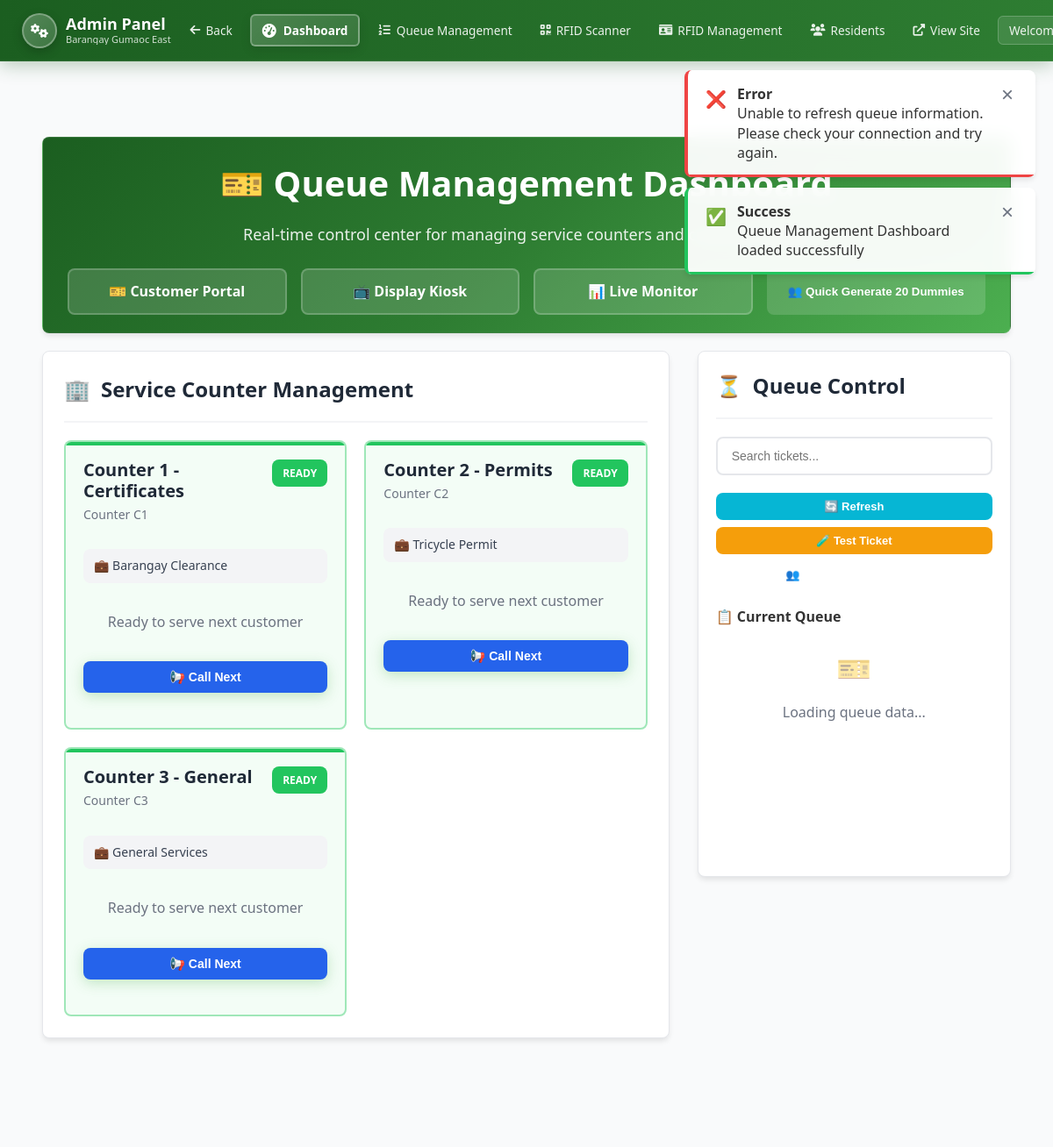
The page /admin/queue-admin.php (signed in, upper part) on the database as committed earlier.
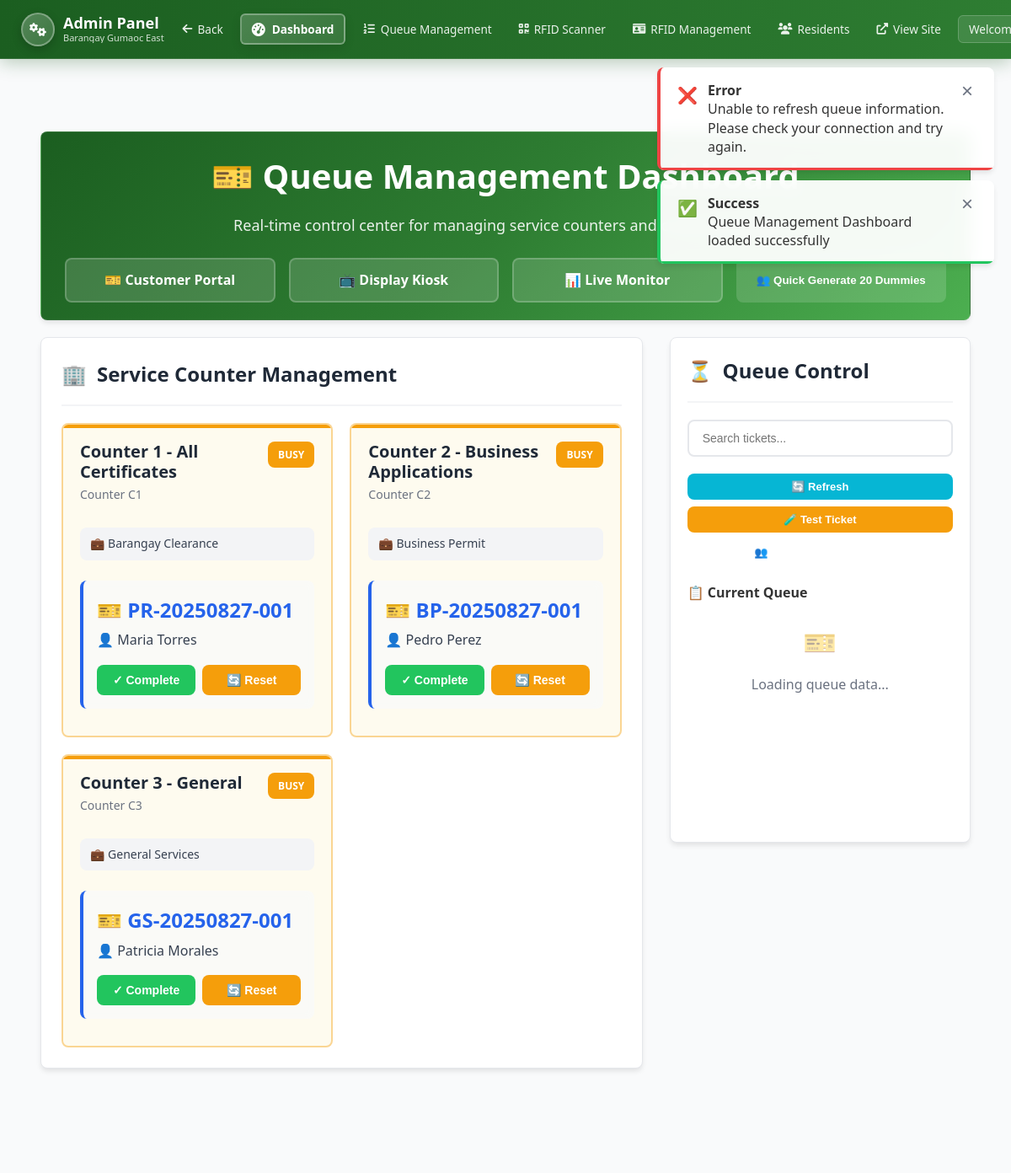
The same page on the database as committed later.
### tables this page shows
CREATE TABLE `queue_counters` (
  `id` int(11) NOT NULL,
  `counter_number` varchar(10) NOT NULL,
  `counter_name` varchar(50) NOT NULL,
  `service_id` int(11) DEFAULT NULL,
  `operator_name` varchar(100) DEFAULT NULL,
  `is_active` tinyint(1) DEFAULT 1,
  `current_ticket_id` int(11) DEFAULT NULL,
  `last_called_at` timestamp NULL DEFAULT NULL,
  `created_at` timestamp NOT NULL DEFAULT current_timestamp(),
  `updated_at` timestamp NOT NULL DEFAULT current_timestamp() ON UPDATE current_timestamp()
);

CREATE TABLE `queue_services` (
  `id` int(11) NOT NULL,
  `service_name` varchar(100) NOT NULL,
  `service_code` varchar(10) NOT NULL,
  `description` text DEFAULT NULL,
  `estimated_time` int(11) DEFAULT 15 COMMENT 'Estimated time in minutes',
  `max_daily_capacity` int(11) DEFAULT 50,
  `is_active` tinyint(1) DEFAULT 1,
  `created_at` timestamp NOT NULL DEFAULT current_timestamp(),
  `updated_at` timestamp NOT NULL DEFAULT current_timestamp() ON UPDATE current_timestamp()
);

CREATE TABLE `queue_tickets` (
  `id` int(11) NOT NULL,
  `ticket_number` varchar(20) NOT NULL,
  `service_id` int(11) NOT NULL,
  `customer_name` varchar(100) NOT NULL,
  `mobile_number` varchar(20) DEFAULT NULL,
  `user_id` int(11) DEFAULT NULL,
  `purpose` text DEFAULT NULL,
  `priority_level` enum('normal','priority','urgent') DEFAULT 'normal',
  `status` enum('waiting','serving','completed','cancelled','no_show') DEFAULT 'waiting',
  `queue_position` int(11) DEFAULT NULL,
  `estimated_time` datetime DEFAULT NULL,
  `called_at` timestamp NULL DEFAULT NULL,
  `served_at` timestamp NULL DEFAULT NULL,
  `completed_at` timestamp NULL DEFAULT NULL,
  `served_by` varchar(100) DEFAULT NULL,
  `notes` text DEFAULT NULL,
  `created_at` timestamp NOT NULL DEFAULT current_timestamp(),
  `updated_at` timestamp NOT NULL DEFAULT current_timestamp() ON UPDATE current_timestamp()
);

### admin/queue-admin.php (the view, shortened to what the changed rows need)
<?php
include '../includes/db_connect.php';
$counters = $pdo->query("
    SELECT qc.*, qs.service_name, qt.ticket_number, qt.customer_name, qt.id as current_ticket_id
    FROM queue_counters qc
    LEFT JOIN queue_services qs ON qc.service_id = qs.id
    LEFT JOIN queue_tickets qt ON qc.current_ticket_id = qt.id
    WHERE qc.is_active = 1
    ORDER BY qc.counter_number
")->fetchAll();
include '../includes/admin_header.php';
?>
<div class="admin-main-content">
    <div class="dashboard-header">
        <h1>🎫 Queue Management Dashboard</h1>
    </div>
    <div class="main-content">
        <div class="counter-section">
            <div class="counters-grid">
                <?php foreach ($counters as $counter): ?>
                <div class="counter-card <?php echo $counter['current_ticket_id'] ? 'busy' : 'available'; ?>">
                    <div class="counter-header">
                        <div class="counter-info">
                            <h3><?php echo htmlspecialchars($counter['counter_name']); ?></h3>
                            <p>Counter <?php echo $counter['counter_number']; ?></p>
                        </div>
                        <div class="counter-status <?php echo $counter['current_ticket_id'] ? 'busy' : 'available'; ?>">
                            <?php echo $counter['current_ticket_id'] ? 'BUSY' : 'READY'; ?>
                        </div>
                    </div>
                    <div class="service-tag">
                        💼 <?php echo htmlspecialchars($counter['service_name']); ?>
                    </div>
                    <?php if ($counter['current_ticket_id']): ?>
                    <div class="current-ticket">
                        <div class="ticket-number">🎫 <?php echo htmlspecialchars($counter['ticket_number']); ?></div>
                        <div class="customer-name">👤 <?php echo htmlspecialchars($counter['customer_name']); ?></div>
                        <div class="counter-actions">
                            <button onclick="performCounterAction('complete_ticket', <?php echo $counter['id']; ?>)" class="btn btn-success">
                                ✓ Complete
                            </button>
                            <button onclick="performCounterAction('reset_counter', <?php echo $counter['id']; ?>)" class="btn btn-warning">
                                🔄 Reset
                            </button>
                        </div>
                    </div>
                    <?php else: ?>
                    <div style="text-align: center; padding: 20px 0;">
                        <div style="color: var(--gray-500); margin-bottom: 16px;">Ready to serve next customer</div>
                        <div class="counter-actions">
                            <button onclick="performCounterAction('call_next', <?php echo $counter['id']; ?>)" class="btn btn-primary">
                                📢 Call Next
                            </button>
                        </div>
                    </div>
                    <?php endif; ?>
                </div>
                <?php endforeach; ?>
            </div>
        </div>
    </div>
</div>
<?php include '../includes/admin_footer.php'; ?>

Rows that differ between the two databases and show on the page:
changed queue_counters "Barangay Clearance": counter_name "Counter 1 - Certificates" → "Counter 1 - All Certificates"; current_ticket.ticket_number (not shown) → "PR-20250827-001"; current_ticket.customer_name (not shown) → "Maria Torres"; text "READY Ready to serve next customer 📢 Call Next" → "BUSY 🎫 👤 ✓ Complete 🔄 Reset"
changed queue_counters: counter_name "Counter 2 - Permits" → "Counter 2 - Business Applications"; service.service_name "Tricycle Permit" → "Business Permit"; current_ticket.ticket_number (not shown) → "BP-20250827-001"; current_ticket.customer_name (not shown) → "Pedro Perez"; text "READY Ready to serve next customer 📢 Call Next" → "BUSY 🎫 👤 ✓ Complete 🔄 Reset"
changed queue_counters "Counter 3 - General": current_ticket.ticket_number (not shown) → "GS-20250827-001"; current_ticket.customer_name (not shown) → "Patricia Morales"; text "READY Ready to serve next customer 📢 Call Next" → "BUSY 🎫 👤 ✓ Complete 🔄 Reset"
